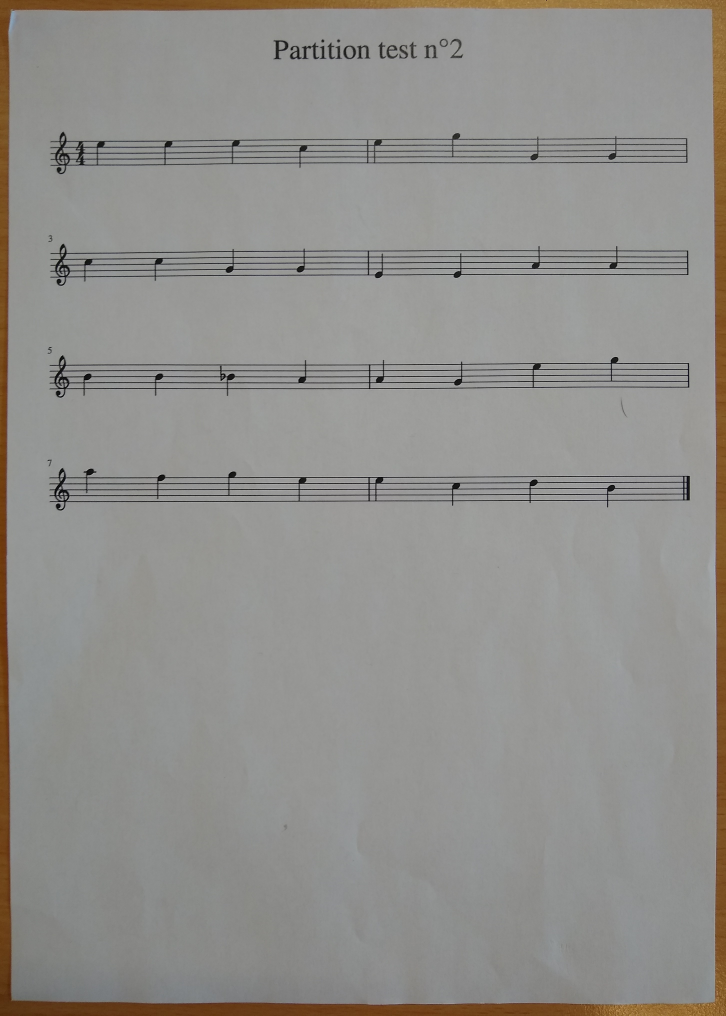
#> input picture IMG_20220602_114034466.jpg, 2903 x 4064 px (shown at 1/4 size)
$ python -i notes.py   (imports and definitions only)
#> lines starting #> are read from the running program, lines starting #| are printed output that depends on the picture; after the words box and inside, x2 and y2 are one past the last pixel; in counts of white or black regions, pixels touching at a corner belong together
#!/usr/bin/env python3
# -*- coding: utf-8 -*-
"""
Created on Tue May 31 15:24:21 2022
@author: jonathan.bouyer
"""

import cv2
import numpy as np
import matplotlib.pyplot as plt

def line_evaluator(rho,theta,x):
    return (rho - x*np.cos(theta))/np.sin(theta)

def line_eval(x1,y1,x2,y2,x):
    return (x-x2)/(x1-x2)*y1 + (x1-x)/(x1-x2)*y2

def lecture(image):
    img = image.copy()
    #img = img[100:2000,125:1530]
    img = img[int(0.03*img.shape[0]):int(0.97*img.shape[0]) , int(0.03*img.shape[1]):int(0.97*img.shape[1])]
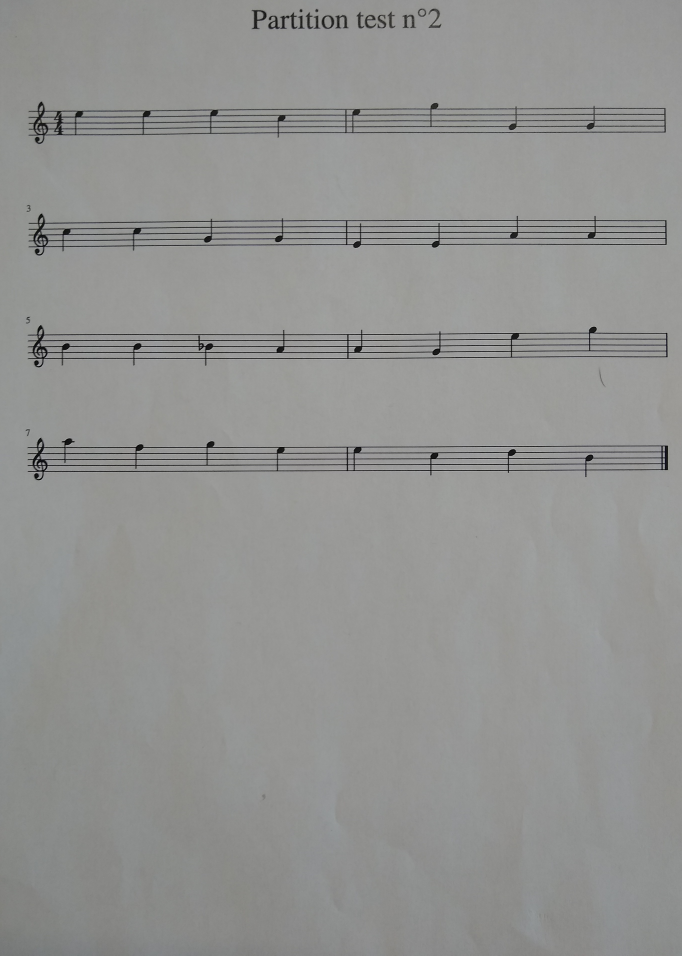
#> img: shape (3821, 2728, 3) (shown at 1/4 size); mean R, G, B 146.8, 147.4, 145.8

    if (len(img.shape) == 3):
        ny,nx,nc = img.shape
#> ny = 3821; nx = 2728; nc = 3
        I = cv2.cvtColor(img,cv2.COLOR_RGB2GRAY)

    d = int(I.shape[0]/168)
#> d = 22
    I = cv2.adaptiveThreshold(I, 255,cv2.ADAPTIVE_THRESH_MEAN_C, cv2.THRESH_BINARY, 2*int((2*d)//2)+1, 2*int(d//4)+1)
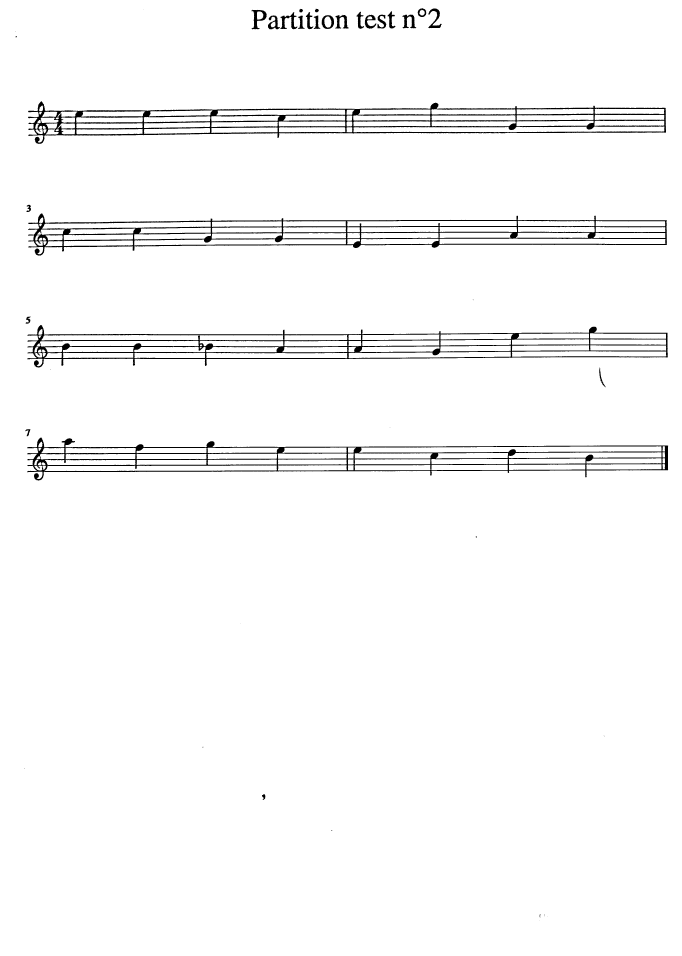
#> I: shape (3821, 2728) (shown at 1/4 size); 97.4% white; 57 black regions (29 under 20 px), largest, box (x1, y1, x2, y2) and area: (112, 405, 2664, 576) 68584, (113, 853, 2668, 1023) 61388, (108, 1750, 2673, 1922) 59463
    I = 255 - I
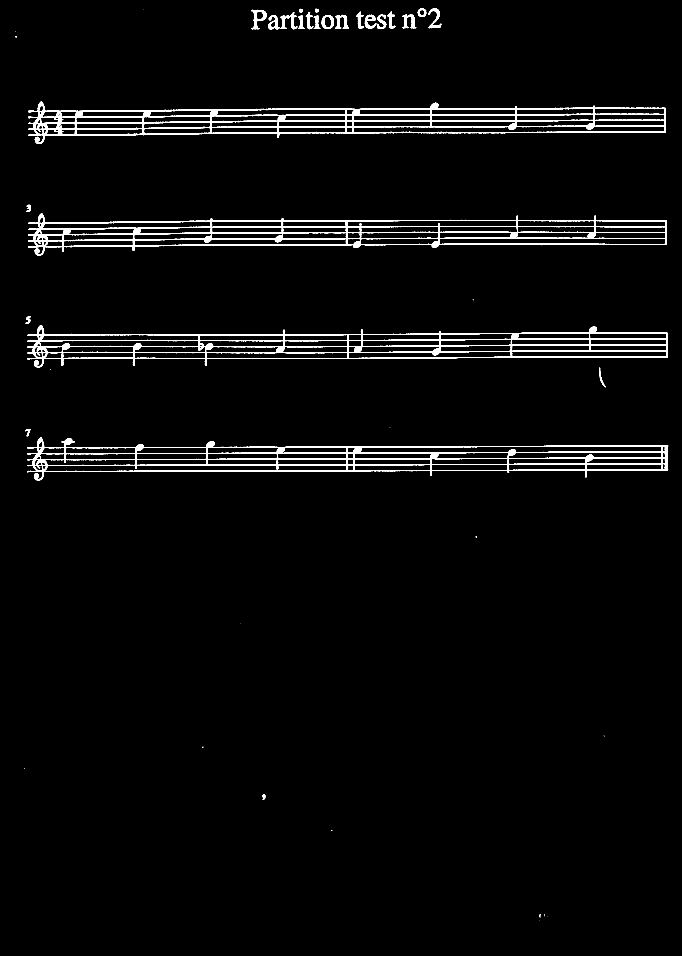
#> I: shape (3821, 2728) (shown at 1/4 size); 2.6% white; 57 white regions (29 under 20 px), largest, box (x1, y1, x2, y2) and area: (112, 405, 2664, 576) 68584, (113, 853, 2668, 1023) 61388, (108, 1750, 2673, 1922) 59463

    #Positionnement des portées (Transformée de Hough)
    lines = cv2.HoughLines(I,1,np.pi/1000,int(img.shape[0]/2.5))
#> lines = 54 rows, first 8: [1886, 1.57], [1839, 1.57], [1863, 1.57], [1792, 1.57], [1816, 1.57], [984, 1.57], [1341, 1.57], [446, 1.56]
    s = np.sqrt(nx**2 + ny**2)
#> s = 4694.9
    res = img.copy()
    T = []
    R = []
    dr = d
#> dr = 22
    nb = 0
    for l in lines:
        #R.sort()
        for rho,theta in l:
            if rho > 0:
                treated = False
                #On s'assure de ne pas avoir déjà une ligne similaire en mémoire
                if len(R) > 0:
                    i = 0
                    while (i < len(R)):
                        if abs(rho - R[i]) < 0.75*dr:
                            treated = True
                        i += 1
                if not(treated):
                    R.append(rho)
                    T.append(theta)
                    nb += 1
                    a = np.cos(theta)
                    b = np.sin(theta)
                    x0 = a*rho
                    y0 = b*rho
                    x1 = int(x0 + s*(-b))
                    y1 = int(y0 + s*(a))
                    x2 = int(x0 - s*(-b))
                    y2 = int(y0 - s*(a))

                    cv2.line(res,(x1,y1),(x2,y2),(255,0,0),1)
#> this loop made 54 passes
#> l on passes 1 to 12: [[1886, 1.57]], [[1839, 1.57]], [[1863, 1.57]], [[1792, 1.57]], [[1816, 1.57]], [[984, 1.57]], [[1341, 1.57]], [[446, 1.56]], [[1436, 1.57]], [[960, 1.57]], [[1364, 1.57]], [[442, 1.57]]
#> after the loop, R = [1886, 1839, 1863, 1792, 1816, 984, 1341, 446, 1436, 960, 1364, 466, 1388, 1412, 512, 489, 936, 536, 883, 907]; T = [1.57, 1.57, 1.57, 1.57, 1.57, 1.57, 1.57, 1.56, 1.57, 1.57, 1.57, 1.57, 1.57, 1.57, 1.57, 1.57, 1.57, 1.57, 1.57, 1.57]; nb = 20

    droites = sorted(zip(R,T))
#> droites = [(446, 1.56), (466, 1.57), (489, 1.57), (512, 1.57), (536, 1.57), (883, 1.57), (907, 1.57), (936, 1.57), (960, 1.57), (984, 1.57), (1341, 1.57), (1364, 1.57), (1388, 1.57), (1412, 1.57), (1436, 1.57), (1792, 1.57), (1816, 1.57), (1839, 1.57), (1863, 1.57), (1886, 1.57)]

    D = sum([droites[k][0] for k in range(4,len(droites),5)]) - sum([droites[k][0] for k in range(0,len(droites),5)])
#> D = 380
    d = int(D/(len(R) - len(R)//5))
#> d = 23
    #d = int(0.95*d) #A REMETTRE OU PAS ?

    #Repérage des notes
    d2 = int(d/8)
#> d2 = 2
    SE = cv2.getStructuringElement(cv2.MORPH_ELLIPSE, (int(0.9*d),int(0.9*d)))
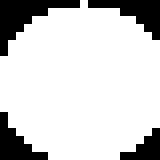
#> SE: shape (20, 20) (shown 8 times larger); values 0 (black) and 1 (white), 81.2% white; 4 black regions (2 under 20 px), largest, box (x1, y1, x2, y2) and area: (0, 0, 10, 7) 27, (11, 0, 20, 5) 20
    SE2 = cv2.getStructuringElement(cv2.MORPH_ELLIPSE, (d2,d2))
#> SE2 = [[0, 1], [1, 1]]

    I_f = cv2.morphologyEx(I, cv2.MORPH_CLOSE, SE2, iterations = 1)
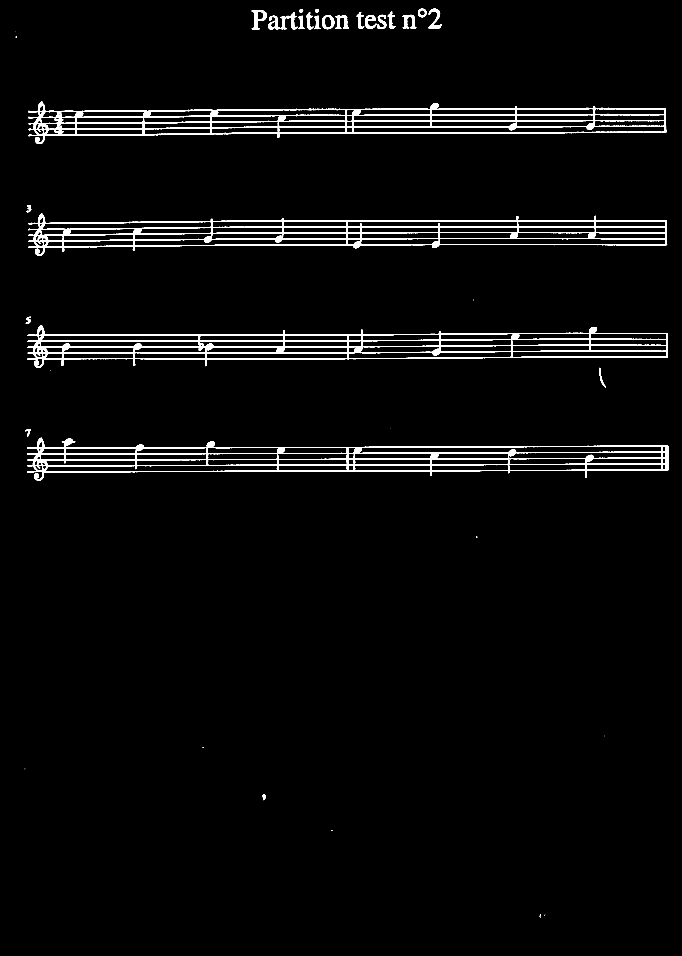
#> I_f: shape (3821, 2728) (shown at 1/4 size); 2.6% white; 39 white regions (12 under 20 px), largest, box (x1, y1, x2, y2) and area: (113, 406, 2665, 576) 68828, (114, 854, 2669, 1023) 61473, (109, 1751, 2674, 1923) 59408

    I_e = cv2.erode(I_f,SE)
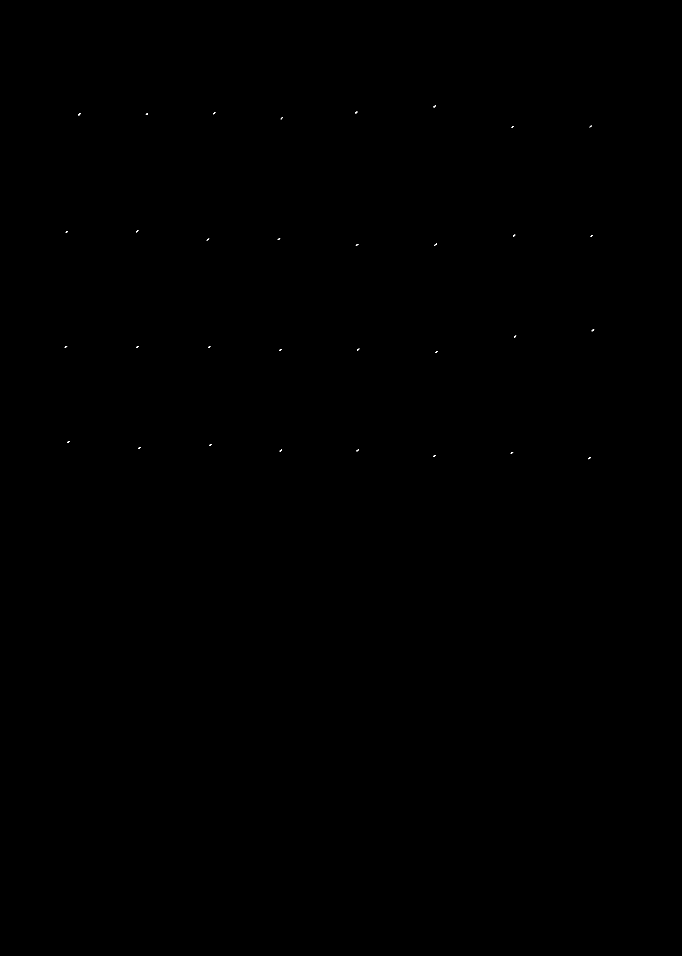
#> I_e: shape (3821, 2728) (shown at 1/4 size); 0.01% white in thin lines or dots, all inside (x1, y1, x2, y2) = (259, 422, 2377, 1837)

    notes = np.argwhere(I_e == 255) #Listes des coordonnées des "notes"
#> notes = 969 pairs, first value 422 to 1836, second value 259 to 2376
    notes_traitees = [] #Liste des positions des notes

    for n in notes:
        treated = False
        #On vérifie si la note a déjà été traitée
        for k in notes_traitees:
            if abs(k[0] - n[0]) < d/2 and abs(k[1] - n[1]) < d/2:
                treated = True
                break

        V = [] #Voisinage de la note
        for k in notes:
            if abs(k[0] - n[0]) < d/2 and abs(k[1] - n[1]) < d/2:
                V.append(k)
        #Calcul du barycentre du voisinage et ajout de ce dernier à la liste des notes traitées
        if not(treated):
            B = [int(sum([V[k][0] for k in range(len(V))])/len(V)) , int(sum([V[k][1] for k in range(len(V))])/len(V))]
            notes_traitees.append(B)
#> this loop made 969 passes
#> (n, B) on passes 1, 33, 49: ([422, 1740], [425, 1737]), ([447, 1425], [449, 1424]), ([450, 857], [452, 856])
#> B on passes 86, 89, 159, 183, 187, 230: [457, 316], [456, 586], [473, 1126], [505, 2362], [507, 2050], [924, 548]
#> after the loop, notes_traitees = 32 pairs, first value 425 to 1832, second value 263 to 2370

    #Evaluation des notes
    SE = np.ones((int(0.3*d),int(1.5*d)))
    SE2 = np.ones((int(0.5*d),int(0.2*d)))
    croches = cv2.morphologyEx(I,cv2.MORPH_CLOSE,SE2)
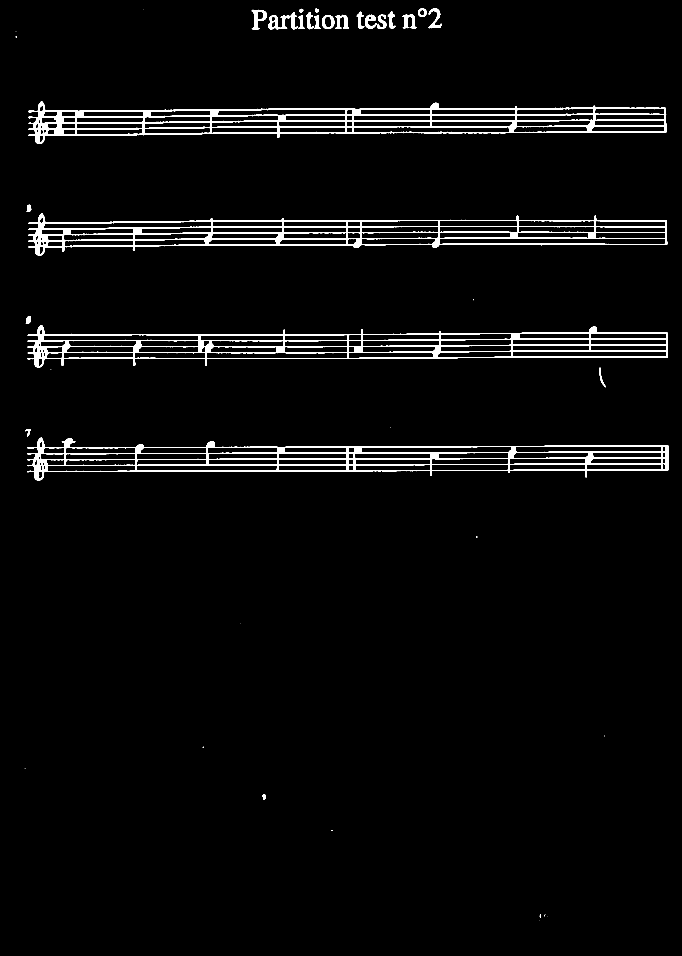
#> croches: shape (3821, 2728) (shown at 1/4 size); 2.7% white; 42 white regions (15 under 20 px), largest, box (x1, y1, x2, y2) and area: (113, 405, 2665, 576) 73830, (114, 853, 2669, 1023) 65005, (109, 1300, 2672, 1470) 62988
    croches = cv2.morphologyEx(I,cv2.MORPH_OPEN,SE) #Ne garde que les barres croches
#> croches: shape (3821, 2728); 0.01% white; 2 white regions, box (x1, y1, x2, y2) and area: (1717, 103, 1764, 113) 449, (251, 1765, 293, 1771) 252
    croches = cv2.dilate(croches,SE)
#> croches: shape (3821, 2728); 0.02% white; 2 white regions, box (x1, y1, x2, y2) and area: (1701, 101, 1781, 116) 1179, (235, 1763, 310, 1774) 825

    tones = {}
    duration = {}

    for n in notes_traitees:
        x = n[1]
        y = n[0]

        #Hauteur
        h = 0
        minimum = max(R) + 1

        i = 0
        #On recherche la droite la plus proche
        while i < len(droites):
            y_portee = line_evaluator(droites[i][0],droites[i][1],x)
            if abs(y_portee - y) < abs(minimum):
                minimum = y_portee - y
                h = i

            i += 1
        #Si l'écart à cette droite est trop grand, on ajoute/retire un demi-ton
        h = h%5-round(2*minimum/d)/2

        tones[(y,x)] = h


        #Rythme
        #On compte le nombre de pixels blancs dans le voisinage de la note sur l'image de croches
        V1 = np.count_nonzero(croches[y-8*d:y+8*d , x-3*d:x])
        V2 = np.count_nonzero(croches[y-8*d:y+8*d , x:x+3*d])
        if V1 > 3*d**2 or V2 > 3*d**2:
            res[y-10:y+10,x-10:x+10,0] = 255
            duration[(y,x)] = 0.25
        elif V1 > 0.5*d**2 or V2 > 0.5*d**2:
            res[y-10:y+10,x-10:x+10,1] = 255
            duration[(y,x)] = 0.5
        else:
            res[y-10:y+10,x-10:x+10,2] = 255
            duration[(y,x)] = 1.0
#> this loop made 32 passes
#> (n, x, y, h, V1, V2) on passes 1 to 12: ([425, 1737], 1737, 425, -0.5, 0, 0), ([449, 1424], 1424, 449, 0.5, 0, 0), ([452, 856], 856, 452, 0.5, 0, 0), ([457, 316], 316, 457, 0.5, 0, 0), ([456, 586], 586, 456, 0.5, 0, 0), ([473, 1126], 1126, 473, 1.5, 0, 0), ([505, 2362], 2362, 505, 3, 0, 0), ([507, 2050], 2050, 507, 3, 0, 0), ([924, 548], 548, 924, 1.5, 0, 0), ([927, 266], 266, 927, 1.5, 0, 0), ([942, 2056], 2056, 942, 2.5, 0, 0), ([942, 2366], 2366, 942, 2.5, 0, 0)
#> after the loop, duration = 32 items; tones = 32 items


    #Ajout des dièses et des bémols
#> (the run stopped early here; a loop or call above may not have finished)
